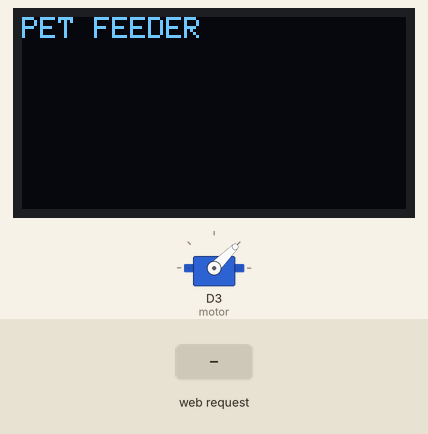
Recording of a sketch running on a simulated ESP8266 (NodeMCU). On the bench: servo, 128×64 one-colour display. The test bench sets the inputs (shaded band). WiFi joins after 1.5 s; servers stay silent unless stated; network time is answered at once with the bench clock; the local clock reads 2024-03-15 10:24:30 at power-on unless the sketch sets it; what the sketch prints to the serial monitor is not drawn.

Above: at 0.1 s.
At 2.1 s:
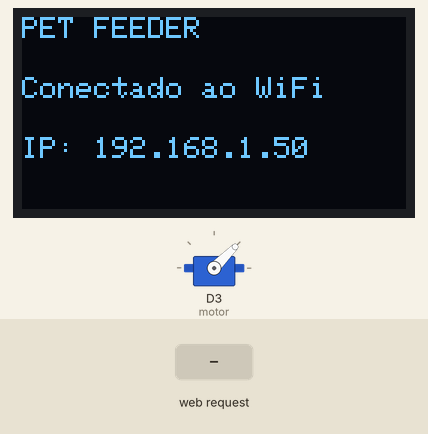
At 6.2 s:
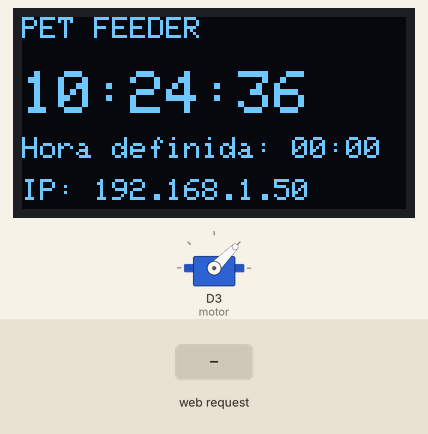
6.3 s: HTTP request GET /horario received
Timing chart, 0 to 9.3 s (numbered marks = the images above; inputs shaded):
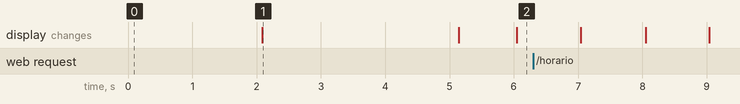

Measured:
- what the display in image 1 shows lasts 3.0 s, from 2.1 s to 5.1 s

The sketch:

trabalho-iot.ino
```cpp
#include <Adafruit_SSD1306.h>
#include <ESP8266WiFi.h>
#include <Servo.h>
#include <NTPClient.h>
#include <WiFiUdp.h>

#define SCREEN_WIDTH 128
#define SCREEN_HEIGHT 64

#define OLED_RESET -1

Adafruit_SSD1306 display(SCREEN_WIDTH, SCREEN_HEIGHT, &Wire, OLED_RESET);
Servo motor;

const char* ssid = "ESTACIO-VISITANTES";
const char* password = "estacio@2014";

WiFiUDP ntpUDP;
NTPClient timeClient(ntpUDP, "pool.ntp.org", -3 * 3600, 60000);

WiFiServer server(80);

int servoAngle = 0;
int targetHour = 0;
int targetMinute = 0;
bool motorActivated = false;

const int initialAngle = 45;     // Ângulo inicial do servo motor
const int executionAngle = 90;  // Ângulo durante a execução

void setup() {
  Serial.begin(115200);

  motor.attach(D3);
  motor.write(initialAngle);

  display.begin(SSD1306_SWITCHCAPVCC, 0x3C);
  display.clearDisplay();

  display.setTextSize(1);
  display.setTextColor(SSD1306_WHITE);
  display.setCursor(0, 0);
  display.println("PET FEEDER");
  display.display();

  WiFi.begin(ssid, password);
  while (WiFi.status() != WL_CONNECTED) {
    delay(1000);
    Serial.println("Connecting to WiFi...");
  }
  Serial.println("Connected to WiFi");

  server.begin();

  timeClient.begin();

  display.clearDisplay();
  display.setCursor(0, 0);
  display.println("PET FEEDER");
  display.setCursor(0, 20);
  display.println("Conectado ao WiFi");
  display.setCursor(0, 40);
  display.print("IP: ");
  display.setTextSize(1);
  display.println(WiFi.localIP());
  display.display();
  delay(3000);
}

void loop() {
  motor.write(initialAngle);
  timeClient.update();

  WiFiClient client = server.available();

  if (client) {
    String request = client.readStringUntil('\r');
    Serial.println(request);
    client.flush();

    if (request.indexOf("/horario") != -1) {
      int index = request.indexOf("?hora=");
      if (index != -1) {
        int index2 = request.indexOf("&", index);
        if (index2 != -1) {
          String horaStr = request.substring(index + 6, index2);
          int hora = horaStr.toInt();
          int minuto = request.substring(index2 + 8).toInt();

          if (hora >= 0 && hora <= 23 && minuto >= 0 && minuto <= 59) {
            targetHour = hora;
            targetMinute = minuto;
            motorActivated = true;
            Serial.print("Motor servo ativado para ");
            Serial.print(targetHour);
            Serial.print(":");
            Serial.println(targetMinute);
          }
        }
      }
    }
    client.println("<html lang=\"pt-br\"><head>");
    client.println("<title>PET FEEDER</title>");
    client.println("<meta charset=\"UTF-8\">");
    client.println("<style>");
    client.println("body { font-family: Arial, sans-serif; background-color: #000000; }");
    client.println(".container { width: 400px; margin: 50px auto; background-color: #FFFFFF; border-radius: 10px; padding: 20px; }");
    client.println(".title { background-color: #006400; color: #FFFFFF; padding: 10px; font-size: 20px; text-align: center; border-radius: 10px 10px 0 0; }");
    client.println(".description { padding: 20px; margin-bottom: 40px; font-style: italic; color: #006400; }");
    client.println(".time-input { display: flex; justify-content: center; align-items: center; }");
    client.println(".time-input label { color: #FFFFFF; font-weight: bold; margin-right: 10px; }");
    client.println(".time-input input[type='number'] { width: 45%; padding: 10px; margin-bottom: 10px; border-radius: 5px; }");
    client.println("input[type='submit'] { width: 100%; padding: 10px; margin-top: 10px; background-color: #006400; color: #FFFFFF; border: none; border-radius: 5px; cursor: pointer; }");
    client.println(".dog-icon { font-size: 24px; }");
    client.println(".alert { background-color: #FF0000; color: #FFFFFF; padding: 10px; text-align: center; border-radius: 5px; }");
    client.println("</style>");
    client.println("</head><body>");
    client.println("<div class='container'>");
    client.println("<div class='title'>Alimentador Automático <span class='dog-icon'>.</span></div>");
    client.println("<div class='description'>O melhor alimentador para seu pet!</div>");

    client.println("<form action='/horario' method='get'>");
    client.println("<div class='time-input'>");
    client.println("<label for='hora' style='color: #FFFFFF;'>Hora:</label>");
    client.print("<input type='number' name='hora' placeholder='00' min='0' max='23' value='");
    client.print(targetHour);
    client.print("' required>");
    client.println("<label for='minuto' style='color: #FFFFFF;'>Minutos:</label>");
    client.print("<input type='number' name='minuto' placeholder='00' min='0' max='59' value='");
    client.print(targetMinute);
    client.print("' required>");
    client.println("</div>");
    client.println("<br>");
    client.println("<input type='submit' value='Adicionar Horário' style='margin-top: 20px;'>");
    client.println("</form>");
    client.println("</div>");
    client.println("</body></html>");

    delay(10);
    client.stop();
    Serial.println("Client disconnected");
  }

  display.clearDisplay();

  display.setTextSize(1);
  display.setTextColor(SSD1306_WHITE);
  display.setCursor(0, 0);
  display.println("PET FEEDER");

  display.setTextSize(2);
  display.setCursor(0, 18);
  display.print(formatDigits(timeClient.getHours()));
  display.print(":");
  display.print(formatDigits(timeClient.getMinutes()));
  display.print(":");
  display.println(formatDigits(timeClient.getSeconds()));

  // Exibir horário definido pelo usuário
  display.setTextSize(1);
  display.setCursor(0, 40);
  display.print("Hora definida: ");
  display.print(formatDigits(targetHour));
  display.print(":");
  display.print(formatDigits(targetMinute));

  display.setCursor(0, 54);
  display.print("IP: ");
  display.println(WiFi.localIP());

  display.display();

  if (motorActivated && timeClient.getHours() == targetHour && timeClient.getMinutes() == targetMinute) {
    motor.write(executionAngle); // Movimenta para o ângulo de execução
    motorActivated = false;
    delay(3000); // Mantém na posição por 2 segundos
    motor.write(initialAngle); // Volta para a posição inicial
    delay(3000); // Aguarda 3 segundos antes de iniciar novamente
  }
}

String formatDigits(int digits) {
  if (digits < 10) {
    return "0" + String(digits);
  }
  return String(digits);
}
```
